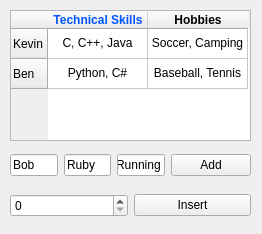
<?xml version="1.0" encoding="UTF-8"?>
<ui version="4.0">
 <class>Form</class>
 <widget class="QWidget" name="Form">
  <property name="geometry">
   <rect>
    <x>0</x>
    <y>0</y>
    <width>262</width>
    <height>234</height>
   </rect>
  </property>
  <property name="windowTitle">
   <string>Form</string>
  </property>
  <widget class="QWidget" name="horizontalLayoutWidget_3">
   <property name="geometry">
    <rect>
     <x>10</x>
     <y>190</y>
     <width>241</width>
     <height>31</height>
    </rect>
   </property>
   <layout class="QHBoxLayout" name="horizontalLayout_9">
    <item>
     <widget class="QSpinBox" name="tb_spin_insertRow"/>
    </item>
    <item>
     <widget class="QPushButton" name="btn_tb_InsertItem">
      <property name="text">
       <string>Insert</string>
      </property>
     </widget>
    </item>
   </layout>
  </widget>
  <widget class="QWidget" name="horizontalLayoutWidget_4">
   <property name="geometry">
    <rect>
     <x>10</x>
     <y>150</y>
     <width>241</width>
     <height>31</height>
    </rect>
   </property>
   <layout class="QHBoxLayout" name="horizontalLayout_10">
    <item>
     <widget class="QLineEdit" name="tb_line_addItem_name">
      <property name="text">
       <string>Bob</string>
      </property>
     </widget>
    </item>
    <item>
     <widget class="QLineEdit" name="tb_line_addItem_skills">
      <property name="text">
       <string>Ruby</string>
      </property>
     </widget>
    </item>
    <item>
     <widget class="QLineEdit" name="tb_line_addItem_hobbies">
      <property name="text">
       <string>Running</string>
      </property>
     </widget>
    </item>
    <item>
     <widget class="QPushButton" name="btn_tb_addItem">
      <property name="text">
       <string>Add</string>
      </property>
     </widget>
    </item>
   </layout>
  </widget>
  <widget class="QTableWidget" name="tableWidget">
   <property name="geometry">
    <rect>
     <x>10</x>
     <y>10</y>
     <width>241</width>
     <height>131</height>
    </rect>
   </property>
   <property name="selectionMode">
    <enum>QAbstractItemView::SingleSelection</enum>
   </property>
   <property name="gridStyle">
    <enum>Qt::SolidLine</enum>
   </property>
   <property name="rowCount">
    <number>2</number>
   </property>
   <row>
    <property name="text">
     <string>Kevin</string>
    </property>
   </row>
   <row>
    <property name="text">
     <string>Ben</string>
    </property>
   </row>
   <column>
    <property name="text">
     <string>Technical Skills</string>
    </property>
    <property name="toolTip">
     <string/>
    </property>
    <property name="font">
     <font>
      <pointsize>9</pointsize>
      <weight>75</weight>
      <bold>true</bold>
     </font>
    </property>
    <property name="foreground">
     <brush brushstyle="SolidPattern">
      <color alpha="255">
       <red>0</red>
       <green>85</green>
       <blue>255</blue>
      </color>
     </brush>
    </property>
   </column>
   <column>
    <property name="text">
     <string>Hobbies</string>
    </property>
    <property name="font">
     <font>
      <pointsize>9</pointsize>
      <weight>75</weight>
      <bold>true</bold>
     </font>
    </property>
   </column>
   <item row="0" column="0">
    <property name="text">
     <string>C, C++, Java</string>
    </property>
    <property name="textAlignment">
     <set>AlignCenter</set>
    </property>
   </item>
   <item row="0" column="1">
    <property name="text">
     <string>Soccer, Camping</string>
    </property>
    <property name="textAlignment">
     <set>AlignCenter</set>
    </property>
   </item>
   <item row="1" column="0">
    <property name="text">
     <string>Python, C#</string>
    </property>
    <property name="textAlignment">
     <set>AlignCenter</set>
    </property>
   </item>
   <item row="1" column="1">
    <property name="text">
     <string>Baseball, Tennis</string>
    </property>
    <property name="textAlignment">
     <set>AlignCenter</set>
    </property>
   </item>
  </widget>
 </widget>
 <resources/>
 <connections/>
</ui>
